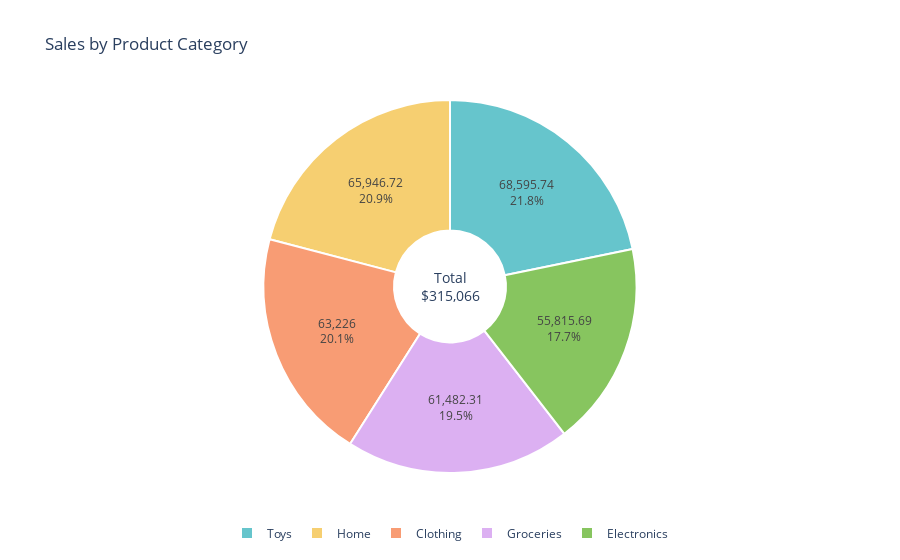

This figure's notebook cell:
### Code cell
import plotly.express as px

fig = px.pie(
    df,
    values='total_sale',
    names='product_category',
    title='Sales by Product Category',
    hole=0.3,
    color_discrete_sequence=px.colors.qualitative.Pastel
)

fig.update_traces(
    textposition='inside',
    textinfo='percent+value',
    hovertemplate="<b>%{label}</b><br>Sales: $%{value:,.0f}<br>Percent: %{percent}",
    marker=dict(line=dict(color='#FFFFFF', width=2))
)

fig.update_layout(
    uniformtext_minsize=12,
    uniformtext_mode='hide',
    legend=dict(
        orientation="h",
        yanchor="bottom",
        y=-0.2,
        xanchor="center",
        x=0.5
    ),
    annotations=[dict(text=f"Total<br>${df['total_sale'].sum():,.0f}", 
                     x=0.5, y=0.5, font_size=14, showarrow=False)]
)

fig.show()

### Figure 1 — Plotly figure (JSON) as saved in the notebook; plotly's stock layout.template omitted (floating-point values rounded to 4 significant figures; data arrays with more than 128 entries replaced by an {"elided": "..."} marker saying what was removed)
{"data": [{"domain": {"x": [0, 1], "y": [0, 1]}, "hole": 0.3, "hovertemplate": "<b>%{label}</b><br>Sales: $%{value:,.0f}<br>Percent: %{percent}", "labels": {"elided": "1000 str values"}, "legendgroup": "", "marker": {"line": {"color": "#FFFFFF", "width": 2}}, "name": "", "showlegend": true, "textinfo": "percent+value", "textposition": "inside", "type": "pie", "values": {"elided": "1000 float values"}}], "layout": {"annotations": [{"font": {"size": 14}, "showarrow": false, "text": "Total<br>$315,066", "x": 0.5, "y": 0.5}], "legend": {"orientation": "h", "tracegroupgap": 0, "x": 0.5, "xanchor": "center", "y": -0.2, "yanchor": "bottom"}, "piecolorway": ["rgb(102, 197, 204)", "rgb(246, 207, 113)", "rgb(248, 156, 116)", "rgb(220, 176, 242)", "rgb(135, 197, 95)", "rgb(158, 185, 243)", "rgb(254, 136, 177)", "rgb(201, 219, 116)", "rgb(139, 224, 164)", "rgb(180, 151, 231)", "rgb(179, 179, 179)"], "title": {"text": "Sales by Product Category"}, "uniformtext": {"minsize": 12, "mode": "hide"}}}
